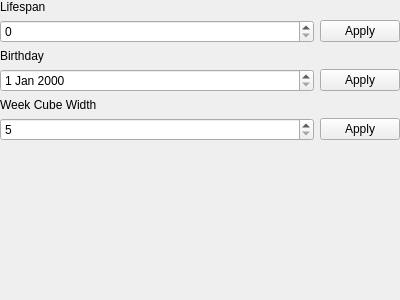
<?xml version="1.0" encoding="UTF-8"?>
<ui version="4.0">
 <class>SettingPage</class>
 <widget class="QStackedWidget" name="SettingPage">
  <property name="geometry">
   <rect>
    <x>0</x>
    <y>0</y>
    <width>400</width>
    <height>300</height>
   </rect>
  </property>
  <property name="windowTitle">
   <string>SettingPage</string>
  </property>
  <widget class="QWidget" name="page">
   <layout class="QGridLayout" name="gridLayout">
    <property name="leftMargin">
     <number>0</number>
    </property>
    <property name="topMargin">
     <number>0</number>
    </property>
    <property name="rightMargin">
     <number>0</number>
    </property>
    <property name="bottomMargin">
     <number>0</number>
    </property>
    <item row="6" column="1">
     <spacer name="verticalSpacer">
      <property name="orientation">
       <enum>Qt::Vertical</enum>
      </property>
      <property name="sizeHint" stdset="0">
       <size>
        <width>20</width>
        <height>185</height>
       </size>
      </property>
     </spacer>
    </item>
    <item row="3" column="0">
     <widget class="QDateEdit" name="dateEdit_birthday">
      <property name="sizePolicy">
       <sizepolicy hsizetype="MinimumExpanding" vsizetype="Fixed">
        <horstretch>0</horstretch>
        <verstretch>0</verstretch>
       </sizepolicy>
      </property>
     </widget>
    </item>
    <item row="3" column="1">
     <widget class="QPushButton" name="pushButton_birthday">
      <property name="text">
       <string>Apply</string>
      </property>
     </widget>
    </item>
    <item row="1" column="1">
     <widget class="QPushButton" name="pushButton_lifespan">
      <property name="text">
       <string>Apply</string>
      </property>
     </widget>
    </item>
    <item row="2" column="0">
     <widget class="QLabel" name="label_birthday">
      <property name="text">
       <string>Birthday</string>
      </property>
     </widget>
    </item>
    <item row="4" column="0">
     <widget class="QLabel" name="label_cubewidth">
      <property name="text">
       <string>Week Cube Width</string>
      </property>
     </widget>
    </item>
    <item row="0" column="0">
     <widget class="QLabel" name="label_lifesapn">
      <property name="text">
       <string>Lifespan</string>
      </property>
     </widget>
    </item>
    <item row="1" column="0">
     <widget class="QSpinBox" name="spinBox_lifespan">
      <property name="sizePolicy">
       <sizepolicy hsizetype="MinimumExpanding" vsizetype="Fixed">
        <horstretch>0</horstretch>
        <verstretch>0</verstretch>
       </sizepolicy>
      </property>
      <property name="maximum">
       <number>1000</number>
      </property>
     </widget>
    </item>
    <item row="5" column="0">
     <widget class="QSpinBox" name="spinBox_cubewidth">
      <property name="sizePolicy">
       <sizepolicy hsizetype="MinimumExpanding" vsizetype="Fixed">
        <horstretch>0</horstretch>
        <verstretch>0</verstretch>
       </sizepolicy>
      </property>
      <property name="minimum">
       <number>5</number>
      </property>
      <property name="maximum">
       <number>1000</number>
      </property>
     </widget>
    </item>
    <item row="5" column="1">
     <widget class="QPushButton" name="pushButton_cubewidth">
      <property name="text">
       <string>Apply</string>
      </property>
     </widget>
    </item>
   </layout>
  </widget>
 </widget>
 <resources/>
 <connections/>
</ui>
